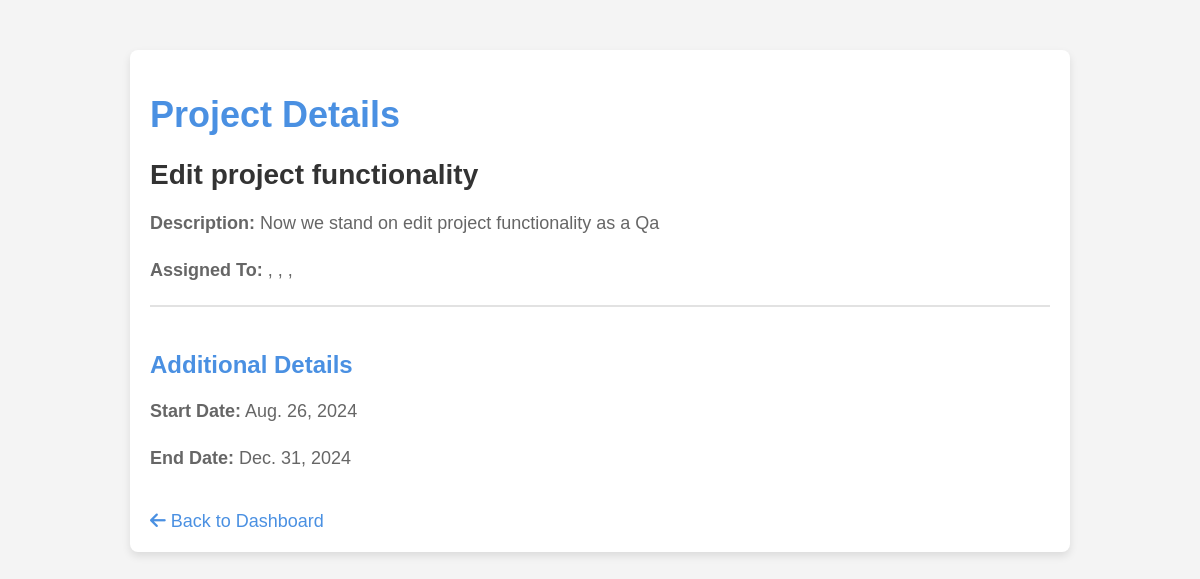
/projects/3/, run on the app's committed database.
### bugtrackingsystem/models.py (models this page shows, shortened)
class Project(models.Model):
    name = models.CharField(max_length=100)
    description = models.TextField()
    start_date = models.DateField(default=timezone.now)
    end_date = models.DateField(default=datetime.date(2024, 12, 31))
    manager = models.ForeignKey(UserProfile, on_delete=models.SET_NULL, null=True, related_name='managed_projects')
    assigned_to = models.ManyToManyField(UserProfile, blank=True, related_name='assigned_projects')
    developers = models.ManyToManyField(User, related_name='projects_as_developer', blank=True)  # Ensure this field is correctly defined
    qa_members = models.ManyToManyField(User, related_name='projects_as_qa', blank=True)
    assigned_developers = models.ManyToManyField(UserProfile, related_name='projects', limit_choices_to={'role': 'Developer'})
    assigned_qas = models.ManyToManyField(UserProfile, related_name='qa_projects', limit_choices_to={'role': 'QA'})

class UserProfile(models.Model):
    USER_ROLES = (
        ('Manager', 'Manager'),
        ('Developer', 'Developer'),
        ('QA', 'QA'),
    )
    user = models.OneToOneField(User, on_delete=models.CASCADE)
    role = models.CharField(max_length=30, choices=USER_ROLES)

### bugtrackingsystem/views.py (the view)
# urls.py: path('projects/<int:pk>/', views.project_detail, name='project_detail'),
def project_detail(request, pk):
    project = get_object_or_404(Project, pk=pk)
    return render(request, 'project_detail.html', {'project': project})

### bugtrackingsystem/templates/project_detail.html (shortened to what this page needs)
<!DOCTYPE html>
<html lang="en">
<head>
    <link rel="stylesheet" href="https://cdnjs.cloudflare.com/ajax/libs/font-awesome/6.0.0-beta3/css/all.min.css">
</head>
<body>
    <div class="container">
        <h1>Project Details</h1>
        <div class="project-info">
            <h2>{{ project.name }}</h2>
            <p><strong>Description:</strong> {{ project.description }}</p>
            <p><strong>Assigned To:</strong> {% for user in project.assigned_to.all %}{{ user.username }}{% if not forloop.last %}, {% endif %}{% endfor %}</p>
        </div>
        <div class="project-details">
            <h3>Additional Details</h3>
            <p><strong>Start Date:</strong> {{ project.start_date }}</p>
            <p><strong>End Date:</strong> {{ project.end_date }}</p>
        </div>
        <a href="{% url 'manager_dashboard' %}" class="back-link"><i class="fas fa-arrow-left"></i> Back to Dashboard</a>
    </div>
</body>
</html>

### bugtrackingsystem/templates/project_detail.html (style rules this page uses)
body { font-family: 'Arial', sans-serif; background: #f4f4f4; margin: 0; padding: 0; color: #333; }
.container { max-width: 900px; margin: 50px auto; padding: 20px; background: #ffffff; border-radius: 8px; box-shadow: 0 4px 8px rgba(0, 0, 0, 0.1); }
h1 { font-size: 36px; color: #4a90e2; margin-bottom: 20px; }
.project-info { margin-bottom: 20px; }
.project-info h2 { font-size: 28px; color: #333; margin-bottom: 10px; }
.project-info p { font-size: 18px; color: #666; line-height: 1.6; }
.project-details { border-top: 2px solid #e2e2e2; padding-top: 20px; }
.project-details h3 { font-size: 24px; color: #4a90e2; margin-bottom: 10px; }
.project-details p { font-size: 18px; color: #666; line-height: 1.6; }
.back-link { display: inline-block; margin-top: 20px; font-size: 18px; color: #4a90e2; text-decoration: none; transition: color 0.3s; }

### data on the page
Project: name "Edit project functionality", description "Now we stand on edit project functionality as a Qa", start_date "Aug. 26, 2024", end_date "Dec. 31, 2024"
